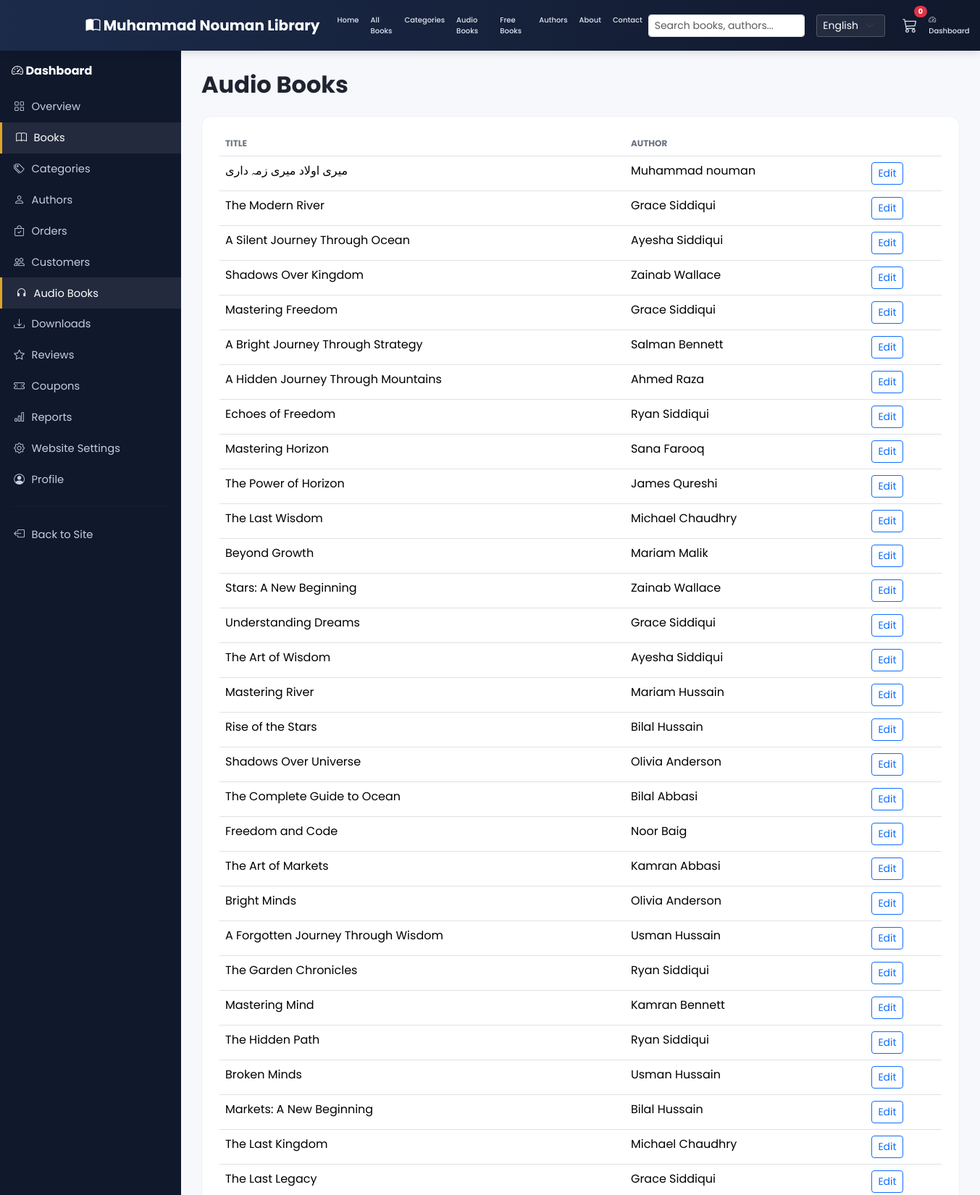
The page /dashboard/audiobooks/ (signed in, upper part) on the database its author committed.
### apps/books/models.py (models this page shows, shortened)
class Book(models.Model):
    LANGUAGE_CHOICES = [
        ('en', 'English'),
        ('ur', 'Urdu'),
        ('ar', 'Arabic'),
    ]
    title = models.CharField(max_length=250)
    slug = models.SlugField(max_length=270, unique=True, blank=True)
    author = models.ForeignKey(Author, on_delete=models.CASCADE, related_name='books')
    category = models.ForeignKey(Category, on_delete=models.CASCADE, related_name='books')
    description = models.TextField(blank=True)
    short_description = models.CharField(max_length=300, blank=True)
    language = models.CharField(max_length=10, choices=LANGUAGE_CHOICES, default='en')
    pages = models.PositiveIntegerField(default=0)
    isbn = models.CharField(max_length=20, blank=True)
    published_date = models.DateField(null=True, blank=True)
    price = models.DecimalField(max_digits=8, decimal_places=2, default=0)
    discount_price = models.DecimalField(max_digits=8, decimal_places=2, null=True, blank=True)
    cover = models.ImageField(upload_to='covers/', blank=True, null=True)
    pdf_file = models.FileField(upload_to='books/', blank=True, null=True)
    audio_file = models.FileField(upload_to='audio/', blank=True, null=True)
    preview_pages = models.PositiveIntegerField(default=10, help_text="Pages visible in free preview")
    is_featured = models.BooleanField(default=False)
    is_free = models.BooleanField(default=False)
    is_published = models.BooleanField(default=True)
    is_bestseller = models.BooleanField(default=False)
    views_count = models.PositiveIntegerField(default=0)
    downloads_count = models.PositiveIntegerField(default=0)
    created_at = models.DateTimeField(auto_now_add=True)
    updated_at = models.DateTimeField(auto_now=True)
    class Meta:
        ordering = ['-created_at']
        indexes = [
            models.Index(fields=['is_published', 'is_featured']),
            models.Index(fields=['is_published', 'is_free']),
        ]

class Author(models.Model):
    name = models.CharField(max_length=150)
    slug = models.SlugField(max_length=170, unique=True, blank=True)
    bio = models.TextField(blank=True)
    photo = models.ImageField(upload_to='authors/', blank=True, null=True)
    class Meta:
        ordering = ['name']

### apps/dashboard/views.py (the view)
# urls.py: path('', views.audiobook_list, name='list'),
@staff_required
def audiobook_list(request):
    books = Book.objects.exclude(audio_file='').select_related('author')
    return render(request, 'dashboard/audiobook_list.html', {'books': books})

### apps/categories/context_processors.py (called while the page is built)
def category_menu(request):
    categories = Category.objects.filter(is_active=True).order_by('name')
    return {'nav_categories': categories}

### apps/core/context_processors.py (called while the page is built)
def site_settings(request):
    return {
        'SITE_NAME': settings.SITE_NAME,
        'CURRENCY': settings.CURRENCY,
    }

### apps/dashboard/views.py (called while the page is built)
def staff_required(view_func):
    @wraps(view_func)
    @login_required
    def _wrapped(request, *args, **kwargs):
        if not request.user.is_staff:
            messages.error(request, "You don't have access to the dashboard.")
            return redirect('core:home')
        return view_func(request, *args, **kwargs)
    return _wrapped

### apps/orders/cart.py (called while the page is built)
    def __len__(self):
        return sum(item['quantity'] for item in self.cart.values())

    def get_total_price(self):
        return sum(Decimal(item['price']) * item['quantity'] for item in self.cart.values())

### apps/orders/context_processors.py (called while the page is built)
def cart_summary(request):
    cart = getattr(request, 'cart', None)
    if cart is None:
        return {'cart_count': 0, 'cart_total': 0}
    return {'cart_count': len(cart), 'cart_total': cart.get_total_price()}

### templates/dashboard/audiobook_list.html (shortened to what this page needs)
{% extends "dashboard/base.html" %}
{% load i18n %}
{% block dash_content %}
<h2 class="fw-bold mb-4">{% trans "Audio Books" %}</h2>
<div class="dash-card">
  <table class="table dash-table">
    <thead><tr><th>{% trans "Title" %}</th><th>{% trans "Author" %}</th><th></th></tr></thead>
    <tbody>
      {% for book in books %}
      <tr><td>{{ book.title }}</td><td>{{ book.author.name }}</td><td><a href="{% url 'dashboard:book_edit' book.pk %}" class="btn btn-sm btn-outline-primary">{% trans "Edit" %}</a></td></tr>
      {% empty %}<tr><td colspan="3" class="text-center text-muted py-4">{% trans "No audio books yet." %}</td></tr>{% endfor %}
    </tbody>
  </table>
</div>
{% endblock %}

### static/css/style.css (style rules this page uses)
:root { --mnl-primary: #1c2b4a; --mnl-primary-dark: #10182c; --mnl-accent: #e0a527; --mnl-accent-dark: #c78f1c; --mnl-bg: #f7f8fb; --mnl-card: #ffffff; --mnl-text: #1f2430; --mnl-muted: #6b7280; --radius: 14px; }
body { font-family: 'Poppins', system-ui, sans-serif; background: var(--mnl-bg); color: var(--mnl-text); }
.dash-card { background: #fff; border-radius: 14px; padding: 1.25rem 1.5rem; border: 1px solid #eef0f5; }
.dash-table thead th { color: var(--mnl-muted); font-size: .75rem; text-transform: uppercase; border-bottom-width: 1px; }

### rows shown on the page
Book: title "میری اولاد میری زمہ داری", author.name "Muhammad nouman"
Book: title "The Modern River", author.name "Grace Siddiqui"
Book: title "A Silent Journey Through Ocean", author.name "Ayesha Siddiqui"
Book: title "Shadows Over Kingdom", author.name "Zainab Wallace"
Book: title "Mastering Freedom", author.name "Grace Siddiqui"
Book: title "A Bright Journey Through Strategy", author.name "Salman Bennett"
Book: title "A Hidden Journey Through Mountains", author.name "Ahmed Raza"
Book: title "Echoes of Freedom", author.name "Ryan Siddiqui"
Book: title "Mastering Horizon", author.name "Sana Farooq"
Book: title "The Power of Horizon", author.name "James Qureshi"
Book: title "The Last Wisdom", author.name "Michael Chaudhry"
Book: title "Beyond Growth", author.name "Mariam Malik"
Book: title "Stars: A New Beginning", author.name "Zainab Wallace"
Book: title "Understanding Dreams", author.name "Grace Siddiqui"
Book: title "The Art of Wisdom", author.name "Ayesha Siddiqui"
Book: title "Mastering River", author.name "Mariam Hussain"
Book: title "Rise of the Stars", author.name "Bilal Hussain"
Book: title "Shadows Over Universe", author.name "Olivia Anderson"
Book: title "The Complete Guide to Ocean", author.name "Bilal Abbasi"
Book: title "Freedom and Code", author.name "Noor Baig"
Book: title "The Art of Markets", author.name "Kamran Abbasi"
Book: title "Bright Minds", author.name "Olivia Anderson"
Book: title "A Forgotten Journey Through Wisdom", author.name "Usman Hussain"
Book: title "The Garden Chronicles", author.name "Ryan Siddiqui"
Book: title "Mastering Mind", author.name "Kamran Bennett"
Book: title "The Hidden Path", author.name "Ryan Siddiqui"
Book: title "Broken Minds", author.name "Usman Hussain"
Book: title "Markets: A New Beginning", author.name "Bilal Hussain"
Book: title "The Last Kingdom", author.name "Michael Chaudhry"
Book: title "The Last Legacy", author.name "Grace Siddiqui"

### other values the page prints
{{ SITE_NAME }} "Muhammad Nouman Library"
{{ cart_count }} "0"
form field language "English"
